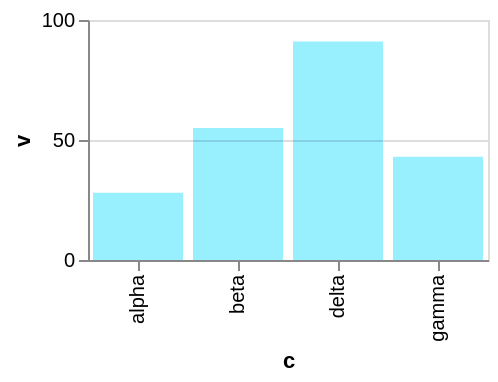

Here is the Vega-Lite specification saved for this chart:
### Vega-Lite specification from a JSON file in a GitHub repository (floating-point values rounded to 4 significant figures)
{"$schema": "https://vega.github.io/schema/vega-lite/v6.json", "width": 200, "height": 120, "data": {"values": [{"c": "alpha", "v": 28, "w": 3, "t": "2024-01-07"}, {"c": "beta", "v": 55, "w": 7, "t": "2024-03-19"}, {"c": "gamma", "v": 43, "w": 5, "t": "2024-06-02"}, {"c": "delta", "v": 91, "w": 9, "t": "2024-09-11"}]}, "mark": {"type": "bar", "blend": "hard-light"}, "encoding": {"x": {"field": "c", "type": "nominal"}, "y": {"field": "v", "type": "quantitative"}}}
